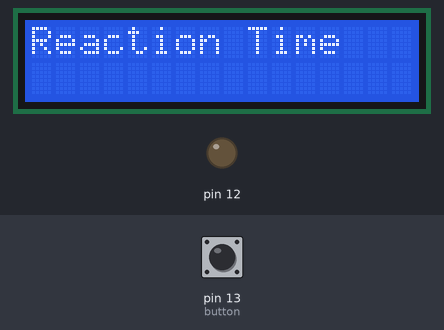
This sketch was run on a simulated Arduino Uno, built with avr-gcc and run on an emulated ATmega328P. On the bench: 16×2 character LCD, output pins drawn as LEDs (lit = HIGH). The test bench sets the inputs (shaded band); at power-on: pin 13 (button) HIGH. Random numbers use the default seed unless the sketch sets one.

Above: at 1.2 s.
1.3 s: pin 13 (button) pulled LOW for 1 s
At 2.4 s:
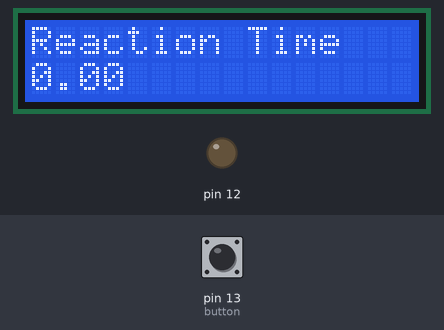
Timing chart, 0 to 4.3 s (numbered marks = the images above; inputs shaded):
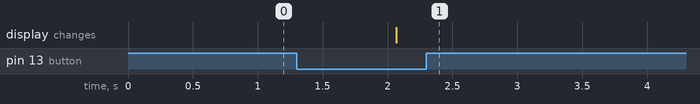

The sketch:

reaction_time_projet_nsi_1ere_trimestre_ruben_s_arthur_g1.ino
```cpp
// C++ code


//  The circuit:
//  * LCD RS pin to digital pin 11
// * LCD Enable pin to digital pin 10
// * LCD D4 pin to digital pin 5
// * LCD D5 pin to digital pin 4
// * LCD D6 pin to digital pin 3
// * LCD D7 pin to digital pin 2
// * LCD R/W pin to ground
// * LCD VSS pin to ground
// * LCD VCC pin to 5V
// * 10K resistor:
// * ends to +5V and ground
// * wiper to LCD VO pin (pin 3)


//function : delay() >> delay(1000) = attends 1 seconde
//function : millis() >> temps depuis le debut du code, en ms


#include <LiquidCrystal.h> //importe le module permettant d'utiliser l'écran lcd

int time = 0;
int t1 = 0;
int t2 = 0;
int ft = 0;

LiquidCrystal lcd(11, 10, 5, 4, 3, 2); //on informe quelles ports de la arduino sera utilisé pour l'écran LCD

void setup()
{
	lcd.begin(16, 2); // L'écran du LCD a un format 16x2.

	// Print un message sur le LCD
 	lcd.print("Reaction Time");
 	//le bouton, pin 13
 	pinMode(13, INPUT_PULLUP);
 	//la DEL, pin 12
 	pinMode(12, OUTPUT);


}

void loop()
{
 	int ctd = rand() % 7 + 2; //prend un nombre au hasard entre 2 (inclu) et 7 (exclu)
 	ctd *= 1000; //multiplie la valeur obtenue par 1000 pour obtenir des milisecondes
	int sensorVal = digitalRead(13); // lit la position du button connecté au port 13
  	digitalWrite(12, LOW); // eteint la DEL au pin 12
  	delay(ctd); // attend le nombre de milisecondes choisit au hasard
  	t1 = millis(); // mesure le temps depuis le debut l'execution du programme, à cette instant (en ms)
  	digitalWrite(12, HIGH); // allume la DEL au pin 12
  	//boucle infini qui verifie si le button est appuyé
  	while(true) {
    	int sensorVal = digitalRead(13); // verifie la position du button dans chaque boucle
    	if (sensorVal == LOW) {
      		t2 = millis();  // mesure d'un deuxieme temps
      		digitalWrite(12, LOW); //éteint la led au pin 12
      		break; //sort de la boucle infini
   		}
 	}
 	// écrit sur la 2eme ligne
 	lcd.setCursor(0, 1);
 	ft = (t2 - t1); // la difference entre les deux mesures prises (le temps entre l'éclairage de la led et le pressage du button)
 	lcd.print(ft / 1000.0); // convertie des milisecondes en secondes
 	delay(2000); // attends 2 secondes

 	while(true) {  //attends que le button soit réappuyé pour réexecuter le programme (boucle)
    	int sensorVal = digitalRead(13);
      if (sensorVal == LOW) {
      	lcd.clear();
      	lcd.print("Reaction Time");
      	break;
    	}
  	}
}
```

Measured:
- after the input at 1.3 s, the display: changes after 0.77 s (image 1)
